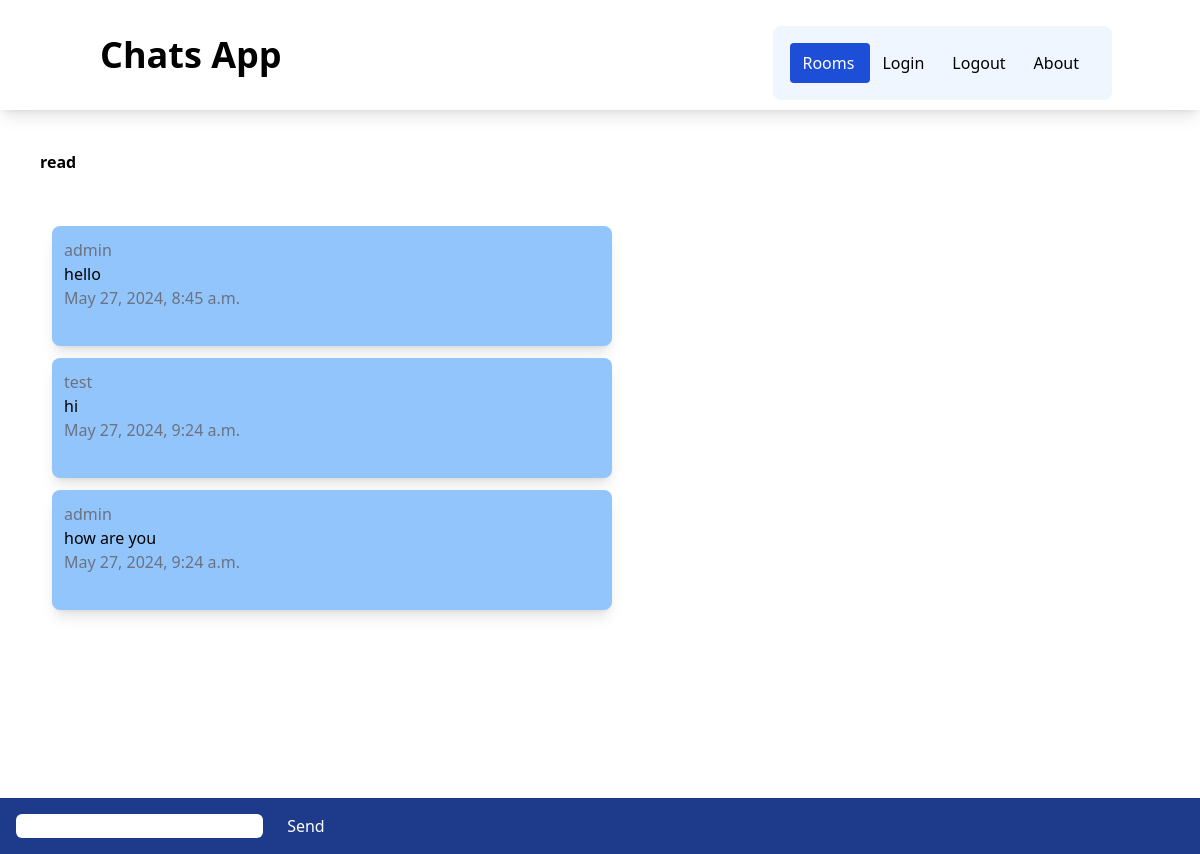
The page /rooms/read (signed in) on the database its author committed.
### chatapp/models.py (models this page shows, shortened)
class Room(models.Model):
    name = models.CharField(max_length=100)
    slug = models.SlugField(unique=True, blank=True)

class ChatMessage(models.Model):
    user = models.ForeignKey(User, on_delete=models.CASCADE)
    room = models.ForeignKey(Room, on_delete=models.CASCADE)
    message = models.TextField()
    date = models.DateTimeField(auto_now_add=True)
    class Meta:
        ordering = ['date']

### chatapp/views.py (the view)
# urls.py: path("<slug:slug>", views.detail, name='detail'),
def detail(request, slug):
    room = Room.objects.get(slug=slug)
    chat_message = ChatMessage.objects.filter(room=room)[0:30]
    return render(request, 'chatapp/detail.html',
                  {'room': room,
                   "chat_message": chat_message})

### chatapp/templates/chatapp/detail.html (shortened to what this page needs)
{% extends "chatapp/base.html" %} {% block body %}
<div class="m-10 font-bold">{{room.name}}</div>
<div class="message-container m-10 overflow-auto h-[600px]" id="message-container">
  <div id="chat-messages">
    {% for message in chat_message %}
    <div class="message shadow-lg p-3 rounded-lg w-1/2 bg-blue-300 m-3">
      <div class="text-gray-500">{{ message.user.username }}</div>
      <div>{{ message.message }}</div>
      <div class="text-gray-500">{{ message.date }}</div>
      <br />
    </div>
    {% endfor %}
  </div>
</div>
<div class="form-container fixed inset-x-0 bottom-0 bg-blue-900 p-4">
  <form action="" method="post">
    <input type="text" name="message" id="message-input" class="rounded-md px-2" />
    <button type="submit" id="send-button" class="text-white ml-5">Send</button>
  </form>
</div>
{% endblock %}

### rows shown on the page
Room: name "read"
ChatMessage: user.username "admin", message "hello", date "May 27, 2024, 8:45 a.m."
ChatMessage: user.username "test", message "hi", date "May 27, 2024, 9:24 a.m."
ChatMessage: user.username "admin", message "how are you", date "May 27, 2024, 9:24 a.m."
